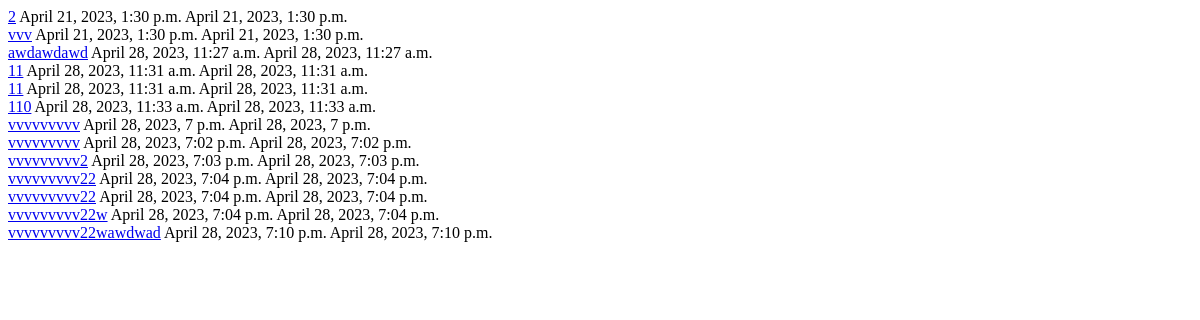
Before: /base/users/id1/ (signed in) with the older database file.
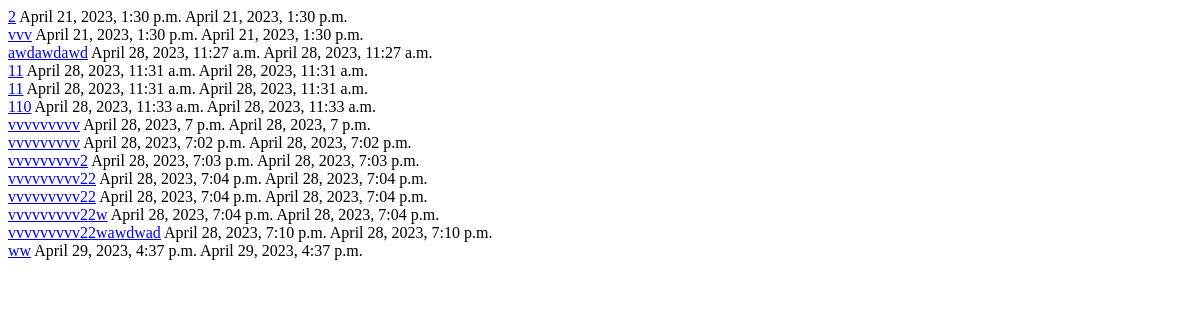
After: the same page with the newer database file.
### note/models.py (models this page shows)
class Note(models.Model):
    title = models.CharField(max_length=255, null=True, blank=True)
    content = models.TextField(blank=True, null=True)
    create = models.DateTimeField(default=timezone.now(), blank=True, null=True)
    update = models.DateTimeField(default=timezone.now(), blank=True, null=True)
    username = models.TextField(blank=True)

### note/views.py (the view)
# urls.py: re_path(r"^id(?P<id>[0-9]{1,7})/$", get_user_notes),
def get_user_notes(request, *args, **kwargs):
    if request.user.is_authenticated:
        user_objects = Note.objects.filter(username=request.user.username)
        context = {'user_objects': user_objects}
        return render(request, 'note/all_user_notes.html', context)

### note/templates/note/all_user_notes.html (shortened to what this page needs)
{% for obj in user_objects %}
<a href="{{obj.title}}/">{{obj.title}}</a>
{{obj.create}} {{obj.update}}
{% endfor %}

Changed rows visible on the page:
added Note: title "ww", create "April 29, 2023, 4:37 p.m.", update "April 29, 2023, 4:37 p.m."
